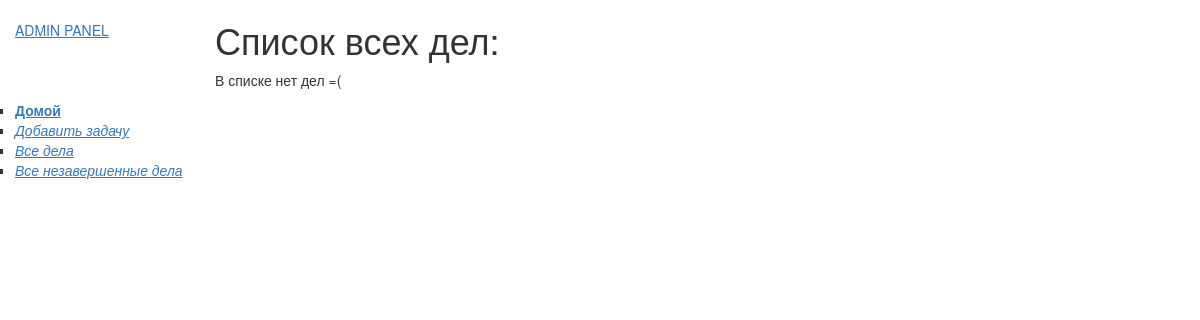
Before: /mylist/full-list/ with the older database file.
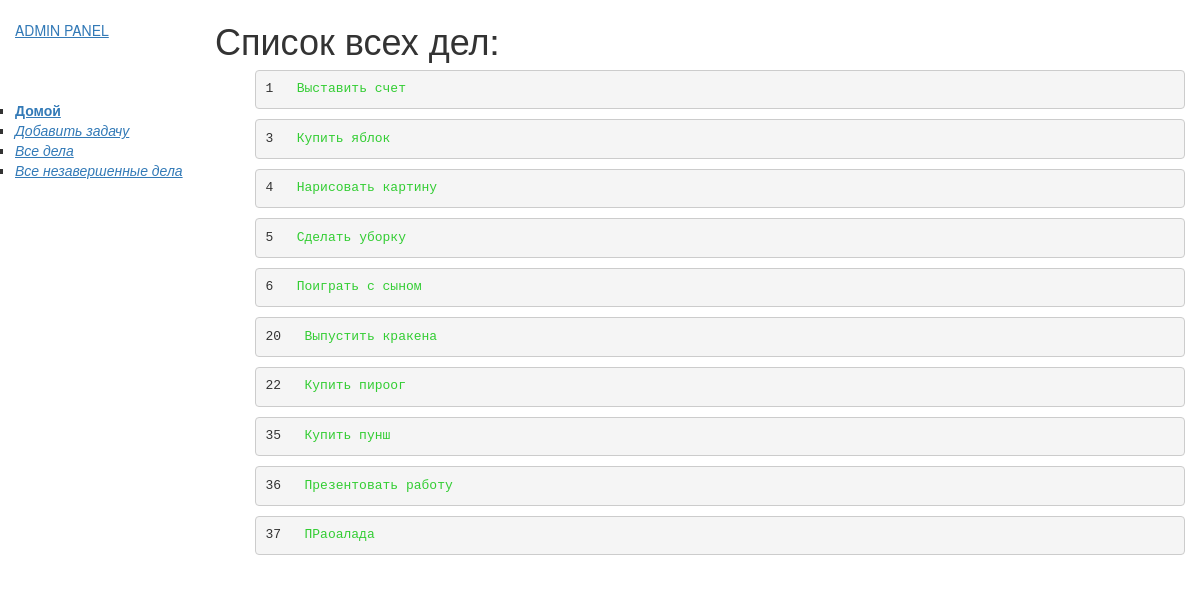
After: the same page with the newer database file.
### mylist/models.py (models this page shows, shortened)
class ToList(models.Model):
    status = models.BooleanField(default=False, help_text="Статус выполнения")
    name = models.CharField(max_length=64, verbose_name="Задача")
    slug = models.SlugField(
        null=False, unique=True, blank=True, db_index=True, verbose_name="URL Post"
    )
    date_complite = models.DateTimeField(
        auto_now=False, null=True, blank=True, default=None
    )
    date_create = models.DateTimeField(auto_now_add=True)
    def get_absolute_url(self):
        return reverse("item_detail", args=[str(self.slug)])

### mylist/views.py (the view)
# urls.py: path("full-list/", views.ListListView.as_view(), name="full_list"),
class ListListView(ListView):
    model = ToList
    fields = ["status", "name"]
    context_object_name = "full_lists"
    template_name = "todolist_full.html"

### mylist/templates/todolist_full.html
{% extends "base.html" %}
{% block content %}
    <h1>Список всех дел:</h1>
    {% if full_lists %}
    <ul>
      {% for item in full_lists %}
        {% if item.status == False %}
          <div class="item mb-4">
            <div class="item-body">
                <pre>{{ item.pk }}   <a href=" {{ item.get_absolute_url }}"><font color="#FF0000">{{ item.name }}</font></a></pre>
            </div>
          </div>
        {% else %}
          <div class="item mb-4">
            <div class="item-body">
                <pre>{{ item.pk }}   <a href=" {{ item.get_absolute_url }}"><font color="#32CD32">{{ item.name }}</font></a></pre>
            </div>
          </div>
        {% endif %}
      {% endfor %}
    </ul>
    {% else %}
      <p>В списке нет дел =(</p>
    {% endif %}
{% endblock %}

### mylist/templates/base.html (shortened to what this page needs)
<!DOCTYPE html>
<html lang="en">
<head>
  <link rel="stylesheet" href="https://maxcdn.bootstrapcdn.com/bootstrap/3.3.7/css/bootstrap.min.css">
  {% load static %}
  <link rel="stylesheet" href="{% static 'css/styles.css' %}">
</head>
<body>
  <div class="container-fluid">
    <div class="row">
      <div class="col-sm-2">
      {% block sidebar %}
      <ul class="sidebar-nav">
        {% block breadcrumbs %}
          <div class="breadcrumbs">
            <a href="{% url 'admin:index' %}"><u>ADMIN PANEL</u></a>
          </div>
        {% endblock %}
          <br><br><br>
          <li><a href="{% url 'index' %}"><strong><u>Домой</u></strong></a></li>
          <li><a href="{% url 'add_item' %}"><em><u>Добавить задачу</u></em></a></li>
          <li><a href="{% url 'full_list' %}"><em><u>Все дела</u></em></a></li>
          <li><a href="{% url 'list_false' %}"><em><u>Все незавершенные дела</u></em></a></li>
      </ul>
     {% endblock %}
      </div>
      <div class="col-sm-10 ">
      {% block content %}{% endblock %}
      </div>
    </div>
  </div>
</body>
</html>

### mylist/static/css/styles.css (style rules this page uses)
.sidebar-nav { margin-top: 20px; padding: 0; list-style: square; }

Changed rows visible on the page:
added ToList: pk "1", name "Выставить счет"
added ToList: pk "3", name "Купить яблок"
added ToList: pk "4", name "Нарисовать картину"
added ToList: pk "5", name "Сделать уборку"
added ToList: pk "6", name "Поиграть с сыном"
added ToList: pk "20", name "Выпустить кракена"
added ToList: pk "22", name "Купить пироог"
added ToList: pk "35", name "Купить пунш"
added ToList: pk "36", name "Презентовать работу"
added ToList: pk "37", name "ПРаоалада"
Other visible differences:
text no longer shown: "В списке нет дел =("
